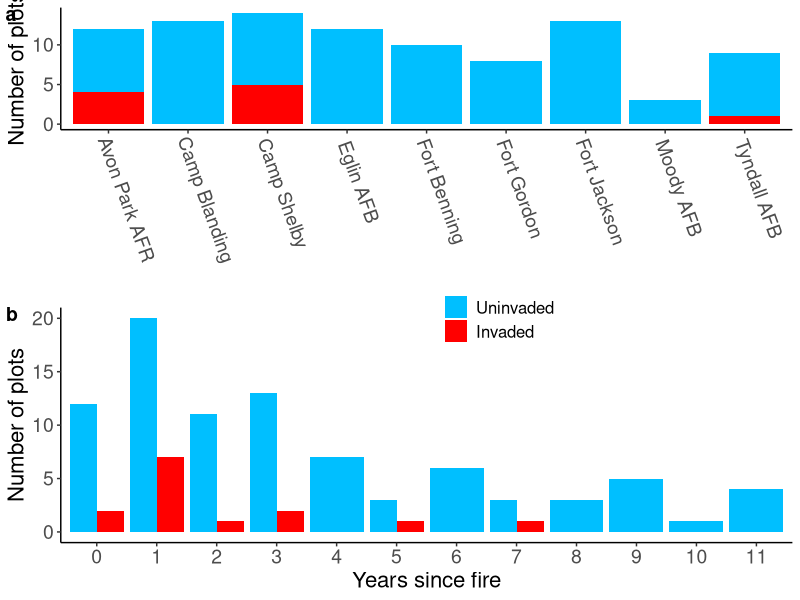
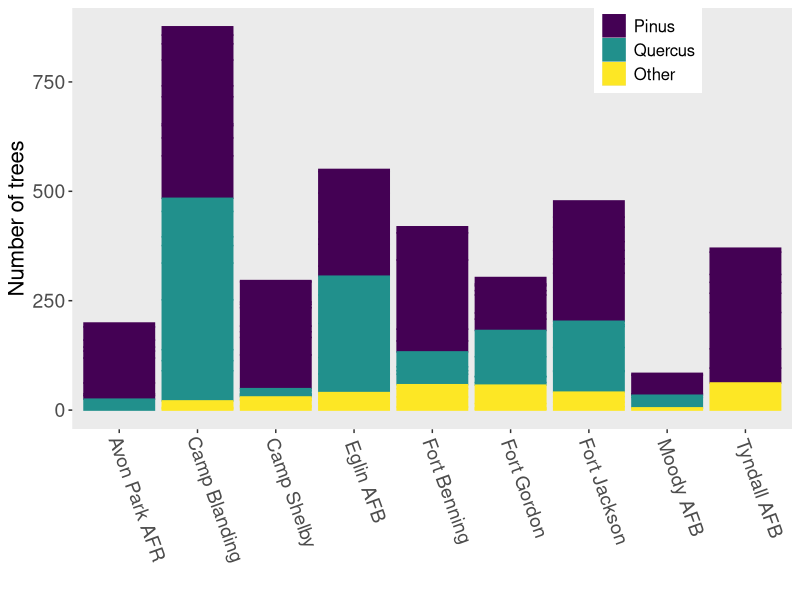
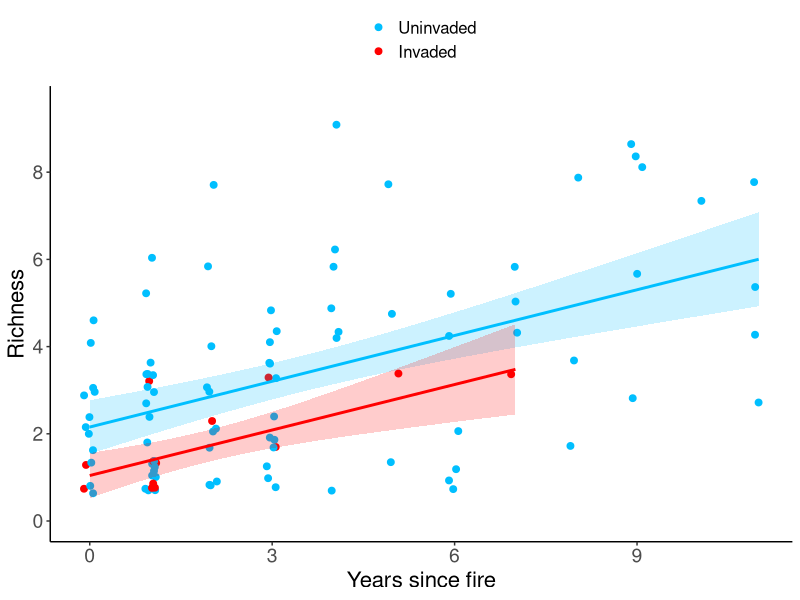
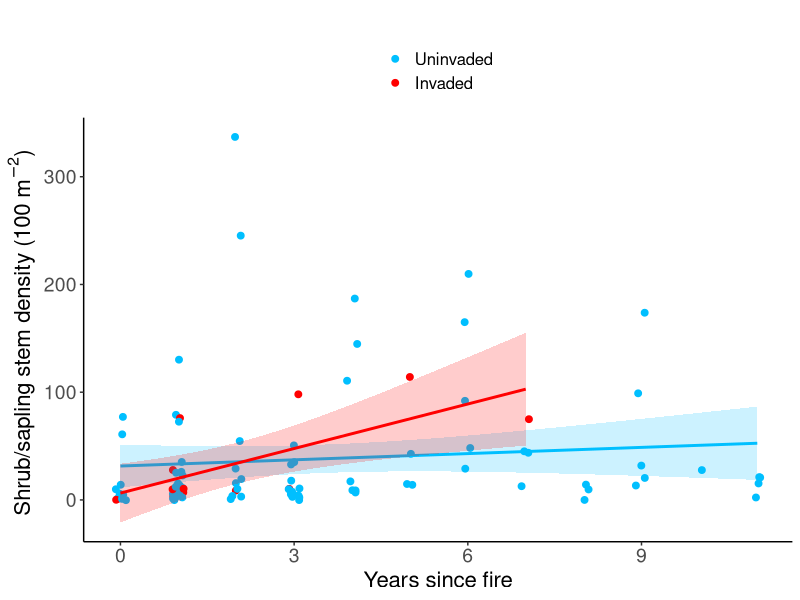
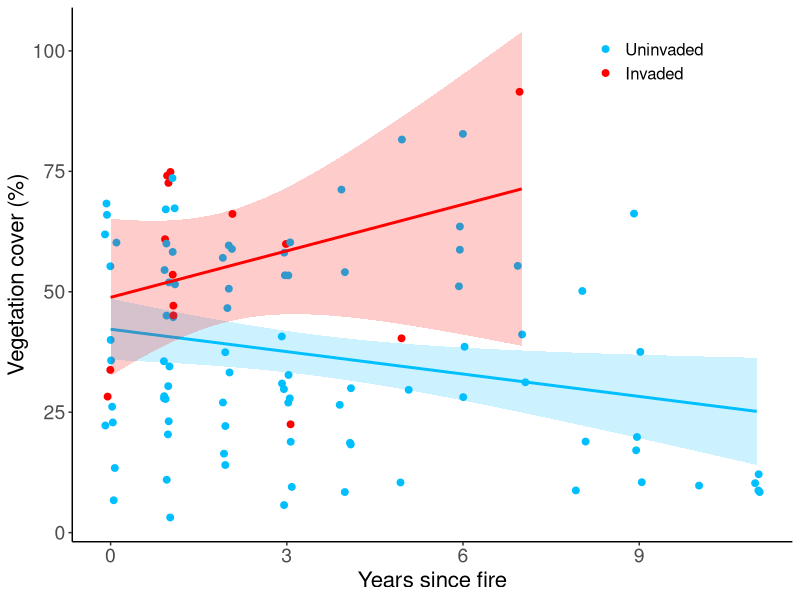
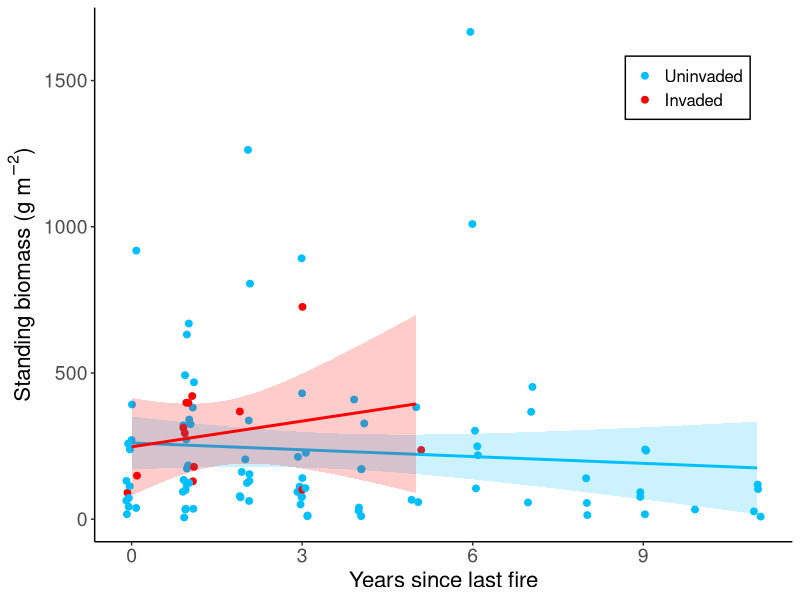
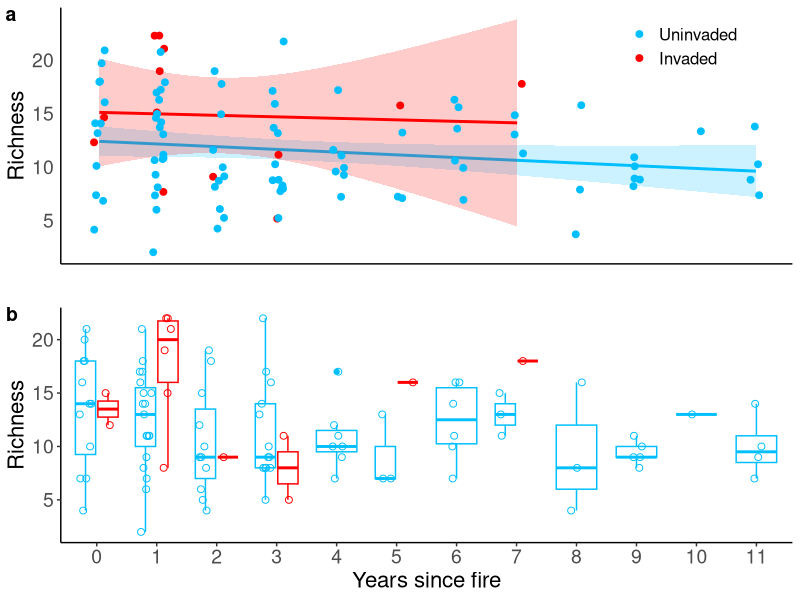
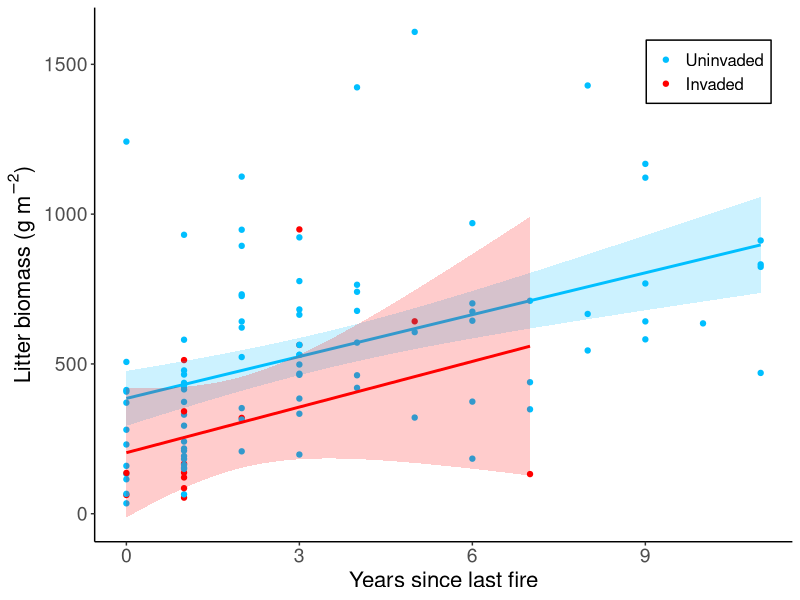

Here is the R script that generated these plots, in order:
## ---- chunk 1
knitr::opts_chunk$set(echo = F)
knitr::opts_chunk$set(fig.width = 7.5, fig.height = 7.5)
knitr::opts_chunk$set(dpi = 300)
knitr::opts_chunk$set(warning = F)
knitr::opts_chunk$set(message = F)
## ---- chunk 2
library(plyr); library(dplyr); library(ggplot2); library(readr)
library(stringi); library(stringr)
library(tidyr)
library(cowplot)
# library(viridisLite); library(viridis)
## ---- chunk 3

# define ggplot theme ####
def_theme <- theme(legend.title = element_blank(),
            legend.text = element_text(size = 12),
            legend.position = "top",
            legend.direction = "vertical",
            axis.text = element_text(size = 14),
            axis.title = element_text(size = 16),
            plot.title = element_text(size = 18),
            strip.background = element_blank(),
            panel.grid = element_blank()
            )

# assign colors ####
invasion_color <- scale_color_manual(values = c("deepskyblue", "red"))
invasion_fill <- scale_fill_manual(values = c("deepskyblue", "red"))

## ---- chunk 4

plot_visit_data <- read_csv("data/processed_data/plot_visit_data.csv")
plot_visit_data$imcy_inv <- factor(plot_visit_data$imcy_inv, levels=c("uninvaded","invaded"), labels = c("Uninvaded","Invaded"))

plot_visit_data <- plot_visit_data %>% 
      filter(plot_id != "blanding theater_cogon")

plot_visit_data_noNA <- plot_visit_data[!is.na(plot_visit_data$years_since_fire),]

total_plots <- n_distinct(plot_visit_data$plot_id)
invaded_plots <- n_distinct(filter(plot_visit_data, imcy_inv=="Invaded")$plot_id)
num_installations <- n_distinct(plot_visit_data$installation)
min_yrs_since_fire <- min(plot_visit_data_noNA$years_since_fire)
max_yrs_since_fire <- max(plot_visit_data_noNA$years_since_fire)

## ---- chunk 5

inst_plot_nums <- plot_visit_data %>%
      group_by(inst_name, imcy_inv) %>% 
      summarise(plot_ct = n_distinct(plot_id)) %>% 
      
      ggplot(aes(inst_name, plot_ct, label=plot_ct)) +
      geom_col(aes(fill = imcy_inv)) +
      invasion_fill +
      # geom_text(nudge_y = 0) +
      # scale_fill_manual(values = c(installation_name = "blue")) +
      # facet_grid(installation_full_name ~ ., scales = "free_y") +
      ylab("Number of plots") +
      xlab("") +
      # ggtitle("Plots in Burn Units Across Installations") +
      theme_classic() +
      def_theme +
      theme(legend.position = c(.88,.95),
            axis.text.x = element_text(angle = 290, vjust = .5, hjust = .1 )) +
      NULL

## ---- chunk 6

fire_plot_nums <- plot_visit_data %>% 
      filter(!is.na(years_since_fire)) %>%
      ggplot(aes(as.factor(years_since_fire))) +
      geom_bar(aes(fill = imcy_inv), position = "dodge") +
      invasion_fill +
      # scale_fill_discrete(h = c(249,200)) +
      ylab("Number of plots") +
      xlab("Years since fire") +
      # ggtitle("Invaded vs. Uninvaded Plots Across Burn Units") +
      theme_classic() +
      def_theme +
      theme(legend.position = c(.8,.9)) +
      NULL

## ---- chunk 7

(num_of_plots <- plot_grid(
      inst_plot_nums +
            theme(legend.position = "none"),
      fire_plot_nums +
            theme(legend.position = c(.6,.95)),
      labels = "auto", ncol = 1
      )
)
# ggsave("figures/interim_report_num_of_plots.png", num_of_plots)

## ---- chunk 8

tree_data_import <- read_csv("data/processed_data/trees.csv")

tree_data <- tree_data_import %>% 
      select(installation:date, species:canopy, height, char)
      
tree_data <- left_join(
      tree_data,
      select(plot_visit_data, -notes)) %>% 
      rename(tree_id = species) %>% 
      mutate(labels = "")

tree_data$tree_id <- tolower(tree_data$tree_id)

tree_data$labels[agrep("qu", tree_data$tree_id, max.distance = 0)] <- "Quercus"
tree_data$labels[agrep("pi", tree_data$tree_id, max.distance = 0)] <- "Pinus"
tree_data$labels[!(tree_data$labels %in% c("Quercus","Pinus"))] <- "Other"


tree_grp_summary <- tree_data %>% 
      filter(health!=0, !is.na(imcy_inv)) %>% 
      group_by(plot_id, labels, years_since_fire, imcy_inv, visit_year) %>% 
      summarise(
            total_dbh_cm = sum(dbh, na.rm = T),
            avg_dbh_cm = mean(dbh, na.rm = T),
            n_stems = length(tree_id))

dbh_by_tree_grp <- tree_grp_summary %>% 
      select(-avg_dbh_cm, -n_stems) %>% 
      spread(labels, total_dbh_cm) %>% 
      mutate(Quercus = if_else(is.na(Quercus)==TRUE,0,Quercus),
                   Pinus = if_else(is.na(Pinus)==TRUE,0,Pinus),
                   Other = if_else(is.na(Other)==TRUE,0,Other),
                   total_dbh = rowSums(cbind(Other,Pinus,Quercus), na.rm = T),
                   pct_pinus_dbh = 100*(Pinus/total_dbh))


tree_data_plot_summary <- tree_data %>% 
      filter(health!=0) %>% 
      group_by(plot_id, years_since_fire, imcy_inv, visit_year, inst_name) %>% 
      summarise(
            total_dbh = sum(dbh, na.rm = T),
            richness = n_distinct(tree_id),
            avg_tree_ht = mean(height, na.rm = T),
            avg_char_ht = mean(char, na.rm = T))

tree_data_plot_summary <- left_join(
      tree_data_plot_summary, 
      select(dbh_by_tree_grp, plot_id:visit_year, pct_pinus_dbh)
      )

## ---- chunk 9

ggplot(tree_data %>%
             filter(!is.na(years_since_fire)) %>% 
             mutate(labels = factor(labels, levels = c("Pinus","Quercus","Other"))) %>% 
             group_by(inst_name, labels, years_since_fire, imcy_inv) %>% 
             summarise(num_trees = length(labels)),
       aes(inst_name, num_trees)) +
      geom_col(aes(color = labels, fill = labels)) +
      scale_color_viridis_d() +
      scale_fill_viridis_d() +
      # theme_bw() +
      xlab("") +
      ylab("Number of trees") +
      def_theme +
      theme(strip.background = element_blank(),
            panel.grid = element_blank(),
            legend.position = c(.8,.9),
            axis.text.x = element_text(angle = 290, vjust = .5, hjust = .1 )) +
      NULL

## ---- chunk 10

(tree_richness_fig <- ggplot(tree_data_plot_summary, 
       aes(years_since_fire, richness, color = imcy_inv)) +
      # stat_summary(fun.data = "mean_se", geom = "pointrange", size = 1) +
      geom_point(position = position_jitter(width = .1), size = 2) +
      geom_smooth(aes(fill = imcy_inv), method = "lm", alpha = .2, show.legend = F) +
      invasion_color +
      invasion_fill +
      # facet_grid(inst_name~.) +
       scale_y_continuous(limits = c(0,9.5), breaks = c(0,2,4,6,8)) +
      theme_classic() +
      def_theme +
      ylab("Richness") +
      xlab("Years since fire") +
      # ggtitle("Tree diversity vs. time since fire") +
      NULL
)

# ggsave("~/Dropbox (UF)/SERDP-Project/figures/tree-richness-by-fire.png", height=7.5, width = 7.5)

## ---- chunk 11
subplot_data_import <- read_csv("data/processed_data/woodysubplot.csv")

subplot_data <- left_join(
      select(subplot_data_import, -notes),
      select(plot_visit_data, -notes),
) %>% 
      mutate(imcy_inv = factor(imcy_inv, levels = c("uninvaded","invaded"), labels = c("Uninvaded","Invaded")))

subplot_plot_summary <- subplot_data %>% 
      group_by(plot_id, visit_year, imcy_inv, years_since_fire, inst_name) %>% 
      summarise(shrub_sap_rich = n_distinct(veg_id),
                total_stems_100m2 = sum(stems_100m2))


(shrub_saplings_fig <- ggplot(
      filter(subplot_plot_summary, between(total_stems_100m2,0,500)),
      aes(years_since_fire, total_stems_100m2, color = imcy_inv)) +
      geom_point(aes(color = imcy_inv), size = 2, position = position_jitter(width = .1)) +
      geom_smooth(aes(fill = imcy_inv), alpha = .2, method = "lm", show.legend = F) +
            # geom_hline(yintercept = 40) +
      invasion_color +
      invasion_fill +
      # facet_grid(.~veg_id) +
      theme_classic() +
      def_theme +
      # theme(legend.position = c(.85,.95)) +
      xlab("Years since fire") +
      ylab(expression(paste("Shrub/sapling stem density (100 ", {m}^-2,") "))) +
      ggtitle("") +
      NULL
)

# ggsave("~/Dropbox (UF)/SERDP-Project/figures/subplot_density.png", height=7.5, width = 7.5)

## ---- chunk 12

species_data_import <- read_csv("data/processed_data/species1m.csv")

species_data <- left_join(
      select(species_data_import, installation:visit_year),
      select(plot_visit_data, -notes)
)

species_data$functional_group <- tolower(species_data$functional_group)

species10_data <- species_data %>% 
      filter(quadrat_id %in% c("e10","w10","n10","s10"))

veg_cover_plot_data <- species10_data %>%
      filter(!is.na(imcy_inv)) %>% 
      group_by(inst_name, visit_year, plot_id, imcy_inv, years_since_fire, quadrat_id) %>%
      summarise(veg_cover = sum(pct_cover, na.rm = T)) %>% 
      ungroup(.) %>% 
      group_by(plot_id, visit_year, imcy_inv, years_since_fire, inst_name) %>% 
      summarise(
            plot_avg_veg_cover = mean(veg_cover, na.rm = T),
            n_obs = length(veg_cover),
            max_veg_cover = max(veg_cover, na.rm = T),
            sd_veg_cover = sd(veg_cover, na.rm = T),
            se_veg_cover = sd_veg_cover / sqrt(n_obs)) %>% 
      ungroup(.)

## ---- chunk 13

quadrat_data <- read_csv("data/processed_data/quadrat1m.csv")
quadrat_data <- left_join(
      select(quadrat_data, -notes),
      select(plot_visit_data, -notes)
)
quadrat10_data <- filter(
      quadrat_data, quadrat_id %in% c("e10","w10","n10","s10"),
      plot_id != "blanding theater_cogon"
)
# filter(quadrat10_data, is.na(years_since_fire))$plot_id

quadrat10_summaries <- quadrat10_data %>%
      group_by(plot_id, visit_year, installation) %>%
      summarise(
            avg_woody_ht1 = mean(woody_veg_ht1),
            avg_woody_ht_all = mean(
                  c(woody_veg_ht1,woody_veg_ht2,woody_veg_ht3), na.rm = T),
            avg_herb_ht1 = mean(herb_veg_ht1),
            avg_herb_ht_all = mean(c(herb_veg_ht1, herb_veg_ht2, herb_veg_ht3), na.rm = T),
            avg_litter_depth1 = mean(litter_ht1),
            avg_litter_depth_all =
                  mean(c(litter_ht1,litter_ht2,litter_ht3), na.rm = T),
            avg_pct_green = mean(pct_green),
            avg_pct_litter = mean(pct_litter),
            avg_pct_wood = mean(pct_wood_litter),
            avg_pct_bare = mean(pct_bare))

quadrat10_summaries <- left_join(
      quadrat10_summaries,
      plot_visit_data
)
## ---- chunk 14

biomass_data_import <- read_csv("data/processed_data/quadrat25cm.csv")

biomass_data <- biomass_data_import %>% 
      mutate(pct_litter_moisture = 100*(litter_mass_wet-litter_mass_dry)/litter_mass_wet)

biomass_data <- biomass_data %>% 
      mutate(pct_litter_moisture = ifelse(pct_litter_moisture<0,0,pct_litter_moisture))

biomass_data <- left_join(
      select(biomass_data, -Notes),
      select(plot_visit_data, -notes))

biomass_plot_summary <- biomass_data %>% 
      filter(!is.na(imcy_inv)) %>% 
      group_by(plot_id, visit_year, imcy_inv, years_since_fire, inst_name) %>% 
      mutate(standing_gm2 = standing_fuel_mass_wet*16,
             litter_gm2 = litter_mass_wet*16,
             dry_standing_gm2 = standing_fuel_mass_dry*16,
             dry_litter_gm2 = litter_mass_dry*16) %>% 
      summarise(avg_dry_standing_gm2 = mean(dry_standing_gm2),
                se_dry_standing_gm2 = sd(dry_standing_gm2)/sqrt(length(dry_standing_gm2)),
                avg_wet_standing_gm2 = mean(standing_gm2, na.rm = T),
                avg_dry_litter_gm2 = mean(dry_litter_gm2),
                se_litter = sd(dry_litter_gm2)/sqrt(length(dry_litter_gm2)),
                avg_pct_litter_moisture = mean(pct_litter_moisture))

## ---- chunk 15

(veg_cover_fig <- ggplot(veg_cover_plot_data,
      aes(years_since_fire, plot_avg_veg_cover)) +
      geom_point(aes(color = imcy_inv), size = 2, position = position_jitter(width = .1)) +
      geom_smooth(aes(color = imcy_inv, fill = imcy_inv), method = "lm", alpha = .2, show.legend = F) +
      invasion_fill +
      invasion_color +
      # facet_grid(inst_name~.) +
      theme_classic() +
      ylab("Vegetation cover (%)") +
      xlab("Years since fire") +
      # ggtitle("Plot averages for herbaceous vegetation cover") +
      def_theme +
      theme(legend.position = c(.8,.9)) +
      NULL)

## ---- chunk 16

(stand_biomass_fig <- ggplot(biomass_plot_summary,
       aes(years_since_fire, avg_dry_standing_gm2, color = imcy_inv)) +
      geom_point(size = 2, position = position_jitter(width = .1)) +
      geom_smooth(aes(fill = imcy_inv), alpha = .2, method = "lm", show.legend = F) +
      invasion_color +
      invasion_fill +
      theme_classic() +
      ylab(expression(paste("Standing biomass (g ", m^{-2}, ")"))) +
      xlab("Years since last fire") +
      # ggtitle("Dry standing biomass",
      #         subtitle = "(measurements at 25cm quadrats)") +
      def_theme +
      theme(legend.title = element_blank(),
            legend.position = c(.85,.85),
            legend.background = element_rect(color = "black")) +
      NULL
)
# ggsave("~/Dropbox (UF)/SERDP-Project/figures/standing-biomass.png", height=7.5, width = 7.5)

## ---- chunk 17

species_richness <- species10_data %>%
       filter(!is.na(imcy_inv)) %>% 
      group_by(inst_name, years_since_fire, imcy_inv, plot_id) %>%
      summarise(richness = n_distinct(scientific_name)) %>% 
      mutate(ln_richness = log(richness),
             max_richness = max(richness))

plot_richness_fig <- ggplot(species_richness, aes(years_since_fire, richness, color = imcy_inv)) +
      geom_smooth(show.legend = F, alpha = .2, aes(fill = imcy_inv), method = "lm") +
      geom_point(aes(color = imcy_inv), size = 2, position = position_jitter(width = .1)) +
      invasion_color +
      invasion_fill +
      theme_classic() +
      def_theme +
      ylab("Richness") +
      xlab("Years since fire") +
      # ggtitle("Plot understory species diversity") +
      theme(legend.position = c(.85,.85)) +
      NULL


richness_box_plot <- ggplot(
      species_richness %>% filter(!is.na(years_since_fire)), 
      aes(as.factor(years_since_fire), richness, color = imcy_inv)) +
      geom_boxplot() +
      # geom_smooth(show.legend = F, alpha = .2, aes(fill = imcy_inv), method = "lm") +
      geom_point(aes(color = imcy_inv), size = 2, shape = 1, position = position_jitterdodge(), show.legend = F) +
      invasion_color +
      invasion_fill +
      theme_classic() +
      def_theme +
      ylab("Richness") +
      xlab("Years since fire") +
      # ggtitle("Plot understory species diversity") +
      theme(legend.position = c(.85,.85)) +
      NULL

plot_grid(
      plot_richness_fig +
            xlab("") + 
            theme(axis.text.x = element_blank(),
                  axis.ticks = element_blank()),
      richness_box_plot +
            theme(legend.position = "none"),
      labels = "auto", ncol = 1
      )

## ---- chunk 18

pct_litter_fig <- ggplot(quadrat10_summaries, aes(years_since_fire, avg_pct_litter)) +
      geom_point(aes(color = imcy_inv), size = 2, position = position_jitter(width = .1)) +
      geom_smooth(aes(color = imcy_inv, fill = imcy_inv), method = "lm", alpha = .2, show.legend = F) +
      invasion_color +
      invasion_fill +
      theme_classic() +
      def_theme +
      xlab("Years since fire") +
      ylab("Litter cover (%)") +
      # theme(legend.position = c(.85,.1)) +
      NULL

## ---- chunk 19

(litter_mass_fig <- ggplot(biomass_plot_summary,
        aes(years_since_fire, avg_dry_litter_gm2, color = imcy_inv)) +
      geom_point() +
      # geom_smooth(aes(fill = imcy_inv), alpha = .2, method = "loess", linetype = "dashed", se = F) +
      geom_smooth(aes(fill = imcy_inv), alpha = .2, method = "lm", show.legend = F) +
      # stat_summary(fun.data = "mean_se", geom = "pointrange") +
      invasion_color +
      invasion_fill +
      # geom_smooth(aes(fill = imcy_inv), se = T, alpha = .2) +
      # facet_grid(.~installation) +
      theme_classic() +
      ylab(expression(paste("Litter biomass (g ", m^{-2}, ")"))) +
      xlab("Years since last fire") +
      # ggtitle("Dry litter biomass",
              # subtitle = "(measurements at 25cm quadrats)") +
      def_theme +
      theme(legend.position = c(.88,.88),
            legend.background = element_rect(color = "black")) +
       NULL
)

# ggsave("~/Dropbox (UF)/SERDP-Project/figures/litter-biomass.png", height = 7.5, width = 7.5)

